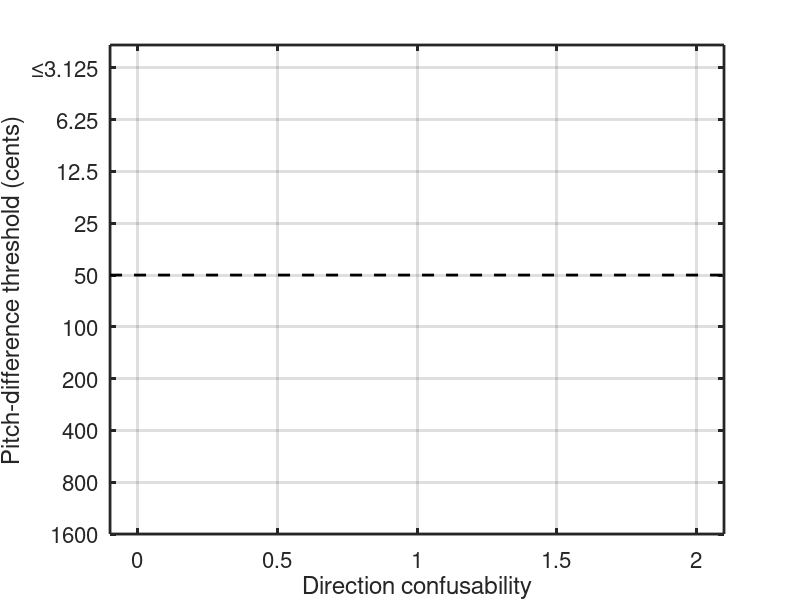

Write MATLAB code to recreate this figure.
function stat = pitchdifftablestats
% stat = ratio of (A+B)/(C+D+0.5); plot stat against threshold on PD 0.5 Task
% A = respond H on L trials
% B = respond L on H trials
% C = respond S on L trials
% D = respond S on H trials

sourceLoc = 'C:\Users\Joselyn\Documents\pitchdiffrove data\DataMatFiles\';
files = dir([sourceLoc '*.mat']);
files = {files.name};

nFiles = length(files);

stat = NaN(nFiles,1);

newstat = NaN(nFiles,1);

for f=1:nFiles
    
    load([sourceLoc files{f}]);
    data = data(data(:,1)==5,[3,6,7]); % type / response / isCorrect
    
    % grab only the trials starting after the 3rd error
    wrongTrials = find(data(:,3)==false);
    data = data(wrongTrials(3)+1:end,:);
    
    TrialType = data(:,1);
    Resp = data(:,2);
    % higher (0), lower (1), same (2)
    
    subject_table = NaN(3,3);
    
    %% stim L
    curr_set = TrialType==1;
    curr_type = TrialType(curr_set);
    curr_resp = Resp(curr_set);
    
    % resp L
    subject_table(1,1) = sum(curr_resp==1);
    % resp S
    subject_table(1,2) = sum(curr_resp==2);
    % resp H
    subject_table(1,3) = sum(curr_resp==0);
    
    %% stim S
    curr_set = TrialType==2;
    curr_type = TrialType(curr_set);
    curr_resp = Resp(curr_set);
    
    % resp L
    subject_table(2,1) = sum(curr_resp==1);
    % resp S
    subject_table(2,2) = sum(curr_resp==2);
    % resp H
    subject_table(2,3) = sum(curr_resp==0);
    
    %% stim H
    curr_set = TrialType==0;
    curr_type = TrialType(curr_set);
    curr_resp = Resp(curr_set);
    
    % resp L
    subject_table(3,1) = sum(curr_resp==1);
    % resp S
    subject_table(3,2) = sum(curr_resp==2);
    % resp H
    subject_table(3,3) = sum(curr_resp==0);
    
    %% compute stat
    A = subject_table(1,3);
    B = subject_table(3,1);
    C = subject_table(1,2);
    D = subject_table(3,2);
    stat(f) = (A + B)/(C + D + 0.5); % add 0.5 to denominator in case ==0
    
    
    E = subject_table(2,1);
    F = subject_table(2,3);
    
    newstat(f) = (E + F)/(A + C + B + D);
    
end

% find the outlier; fix it to 2.01. An existing data point will overlap
% with it so setting it to 2.01 rather than 2 to avoid that overlap. Then,
% set the existing data point to 1.99 (below after computing threshold)
% to further avoid overlap.
outlier = stat>2; 
stat(outlier) = 2.02;

load threshold

figure;
thresholdsPC = threshold(:,1);
thresholdsPC(thresholdsPC<3.125) = 3.125;
log2Thresholds = log2(thresholdsPC);

% find the existing data pt to avoid the overlap. 
idx = find(log2Thresholds>8.41 & log2Thresholds<8.47);
stat(idx) = 1.98;

hold on
plot([-.1 2.1],-log2(50)*[1 1],'k--','linewidth',2)
scatter(stat(~outlier),-log2Thresholds(~outlier),100,'k','linewidth',4)
% plot the outlier in filled
% plot(stat(outlier),-log2Thresholds(outlier),'ko','linewidth',6,'markerfacecolor','k')
scatter(stat(outlier),-log2Thresholds(outlier),100,'k','filled','MarkerEdgeColor','k','linewidth',4);
yTicks = -log2([1600 800 400 200 100 50 25 12.5 6.25 3.125]);
yTickVals = 2.^(-yTicks);
% xTicks = -.5:.5:5;
% set(gca,'xtick',xTicks,'ytick',yTicks,'yticklabel',yTickVals,'fontsize',16,'linewidth',2)
set(gca,'ytick',yTicks,'yticklabel',yTickVals,'fontsize',16,'linewidth',2)
ylim([-log2(1600) -log2(2.3)])
xlim([-.1 2.1])
axis on
box on
grid on
xlabel('Direction confusability')
ylabel('Pitch-difference threshold (cents)')

% edit y-axis label to show <=3.125
labels = strsplit(num2str(yTickVals));
labels{10}='\leq3.125';
yticklabels(labels);

% % the "new" stat, which we decided wasn't good
% figure;
% newstat(newstat>4) = 4;
% % plot([-.1 2.1],-log2(50)*[1 1],'k--','linewidth',2)
% scatter(newstat,-log2Thresholds,100,'k','linewidth',4)
% yTicks = -log2([1600 800 400 200 100 50 25 12.5 6.25]);
% yTickVals = 2.^(-yTicks);
% % xTicks = -.5:.5:5;
% % set(gca,'xtick',xTicks,'ytick',yTicks,'yticklabel',yTickVals,'fontsize',16,'linewidth',2)
% set(gca,'ytick',yTicks,'yticklabel',yTickVals,'fontsize',16,'linewidth',2)
% ylim([-log2(1600) -log2(12.5/2.5)])
% % xlim([-.1 2.1])
% axis on
% box on
% grid on
% xlabel('new table stat')
% ylabel('Pitch-difference threshold (cents)')
% 
% % edit y-axis label to show <=6.25
% labels = strsplit(num2str(yTickVals));
% labels{9}='\leq6.25';
% yticklabels(labels);


end
